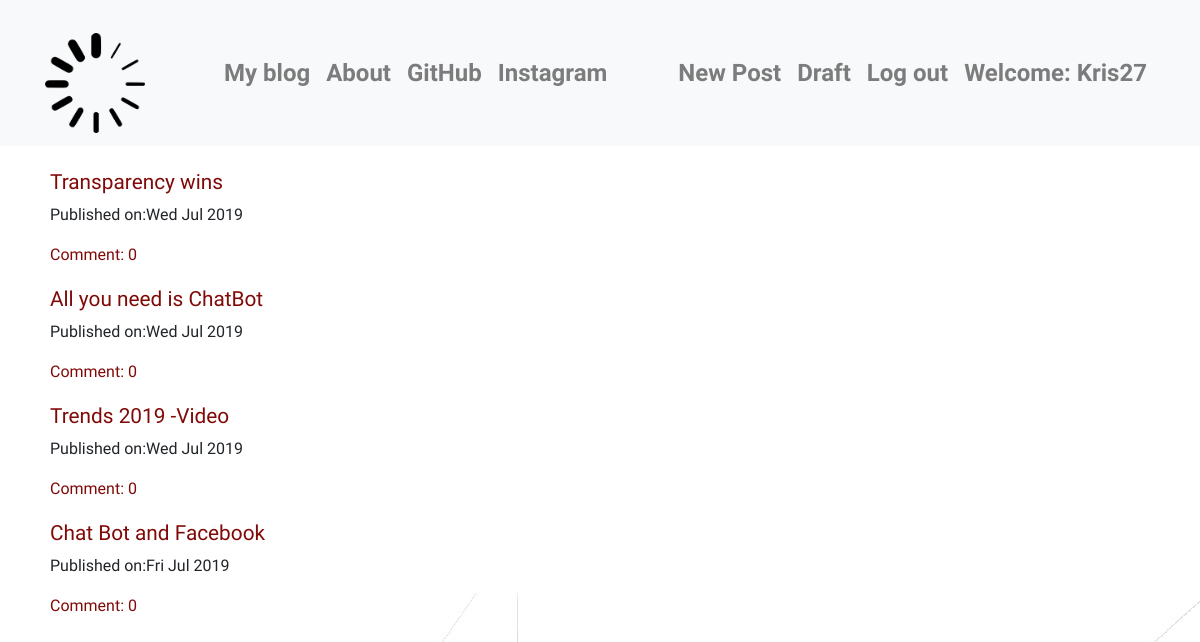
The app's page / (signed in) with its own data.
### blog_app/models.py (models this page shows, shortened)
class Post(models.Model):
    author=models.ForeignKey('auth.User',on_delete=models.DO_NOTHING,)
    title=models.CharField(max_length=200)
    text=models.TextField()
    created_date=models.DateTimeField(default=timezone.now)
    published_date=models.DateTimeField(blank=True,null=True)
    def approve_comments(self):
        return self.comments.filter(approved_comments=True)

### blog_app/views.py (the view)
# urls.py: path('',views.PostListView.as_view(),name='post_list'),
class PostListView(ListView):
    models=Post
    def get_queryset(self):
        return Post.objects.filter(published_date__lte=timezone.now()).order_by('-published_date')

### blog_app/templates/blog_app/post_list.html
{% extends 'blog_app/base.html' %}
{% block content %}
<div class="centerstage">
 {% for post in post_list %}
 <div class="post">
     <h1><a href="{% url 'post_detail' pk=post.pk %}">{{ post.title }}</a></h1>
    <div class="date">
        <p>Published on:{{ post.published_date|date:"D M Y"}}</p>
    </div>
    <a href="{% url 'post_detail' pk=post.pk %}">Comment: {{post.approve_comments.count}}</a>
 </div>
  {% endfor %}
</div>
{% endblock %}

### blog_app/templates/blog_app/base.html (shortened to what this page needs)
<!DOCTYPE html>
{% load staticfiles %}
<html lang="en" dir="ltr">
    <head>
<link rel="stylesheet" href="https://stackpath.bootstrapcdn.com/bootstrap/4.3.1/css/bootstrap.min.css">
<link rel="stylesheet" href="//cdn.jsdelivr.net/npm/medium-editor@5.23.2/dist/css/medium-editor.min.css" type="text/css" media="screen" charset="utf-8">
<link rel="stylesheet" href="{% static 'css/blog.css' %}">
</head>
<body class="loader">
  <nav class="navbar navbar-expand-sm bg-light navbar-light fontst">
      <div class="container">
          <a class="navbar-brand" href="#"><img src="{% static 'images/smm.png' %}" alt="logo" style="width:100px;height:100px;"></a>
        <ul class=" navbar-nav">
            <li class="nav-item"><a class="nav-link" href="{% url 'post_list' %}"><strong>My blog</strong></a></li>
            <li class="nav-item"><a class="nav-link" href="{% url 'about' %}"><strong>About</strong></a></li>
            <li class="nav-item"><a class="nav-link" href="https://github.com/Irodenko279/"><strong>GitHub</strong></a></li>
            <li class="nav-item"><a class="nav-link" href="https://www.instagram.com/k_irodenko/"><strong>Instagram</strong></a></li>
        </ul>
        <ul class="navbar-nav">
            {% if user.is_authenticated %}
            <li class="nav-item">
                <a class="nav-link" href="{% url 'post_new' %}"><strong>New Post</strong></a></li>
            <li class="nav-item">
                <a class="nav-link" href="{% url 'post_draft_list' %}"> <strong>Draft</strong></a>
            </li>
            <li class="nav-item">
                <a class="nav-link" href="{% url 'logout' %}"><strong>Log out</strong></a>
            </li>
            <li class="nav-item">
                <a class="nav-link"><strong>Welcome: {{ user.username }}</strong> </a>
            </li>
            {% else %}
            <li><a class='nav navbar-nav' href="{% url 'login' %}"> <button  class='btn btn-danger' type="button" name="LOGIN"><strong>LOGIN</strong></button></a></li>
            {% endif %}
        </ul>
    </div>
</nav>
<br>
{% block content %}
{% endblock %}
</body>
</html>

### blog_app/static/css/blog.css (style rules this page uses)
.post { margin-left:50px; font-size: 1em; font-family: 'Darker Grotesque', sans-serif; font-family: 'Farro', sans-serif; margin-bottom: 20px; }
h1 { font-size: 1.3em; }
a { color:#800a08; }
.fontst { font-size: 1.5em; font-family: 'Darker Grotesque', sans-serif; font-family: 'Farro', sans-serif; color:black; }
img { margin:auto; margin-top: 20px; }
body { display: block; margin-left: 10; margin-right: 10; background : url("/static/images/bg5.jpg" ) ; }

### records on screen
Post: title "Transparency wins", published_date "Wed Jul 2019", approve_comments.count "0"
Post: title "All you need is ChatBot", published_date "Wed Jul 2019", approve_comments.count "0"
Post: title "Trends 2019 -Video", published_date "Wed Jul 2019", approve_comments.count "0"
Post: title "Chat Bot and Facebook", published_date "Fri Jul 2019", approve_comments.count "0"

### other values on screen
{{ user.username }} "Kris27"
